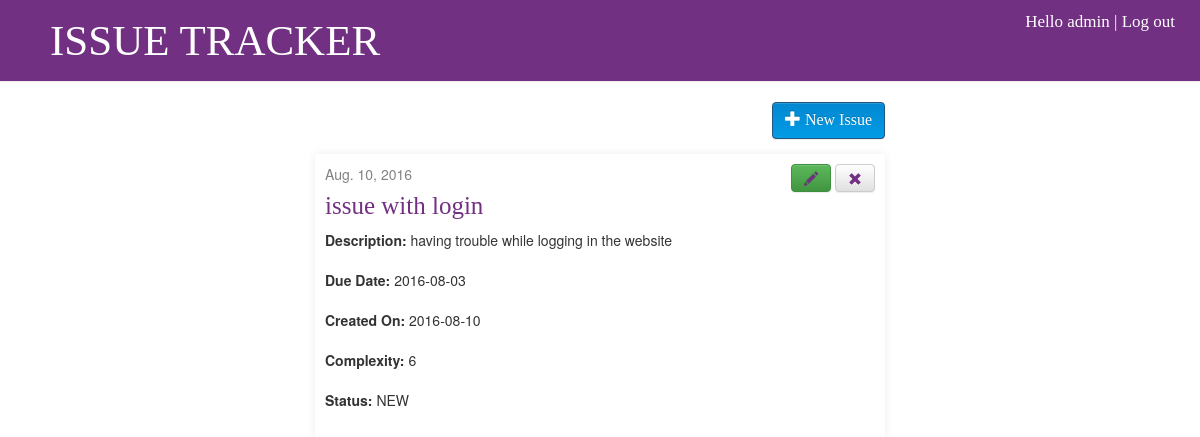
Page /post/1230/ (signed in) on the committed database.
### blog/models.py (models this page shows, shortened)
class Post(models.Model):
    COMPLEXITY=(('1','one'),('2','two'),('3','three'),('4','four'),('5','five'),('6','six'),('7','seven'),('8','eight'),('9','nine'),('10','ten'))
    STATUS=(('NEW','new'),('INPROGRESS','inprogress'),('RESOLVED','resolved'),('FEEDBACK','feedback'),('CLOSED','closed'))
    id = models.AutoField(primary_key=True)
    title = models.CharField(max_length=200)
    desc = models.TextField()
    dueDate = models.DateField(
            blank=True, null=True)
    createdOn = models.DateField(
            default=date.today())
    complexity=models.CharField(max_length=1,choices=COMPLEXITY)
    status=models.CharField(max_length=20,choices=STATUS)

### blog/views.py (the view)
# urls.py: url(r'^post/(?P<pk>\d+)/$', views.issue_detail, name='issue_detail'),
def issue_detail(request, pk):
    post = get_object_or_404(Post, pk=pk)
    return render(request, 'blog/issue_detail.html', {'post': post})

### blog/templates/blog/issue_detail.html
{% extends 'blog/base.html' %}
{% block content %}
    <div class="post">
      <div class="row">
        <div class="col-md-8">
          {% if post.createdOn %}
              <div class="date">
                  {{ post.createdOn }}
              </div>
          {% endif %}
        </div>
        <div class="col-md-4 right">
          {% if user.is_authenticated %}
            <a class="btn btn-success" href="{% url 'post_edit' pk=post.pk %}"><span class="glyphicon glyphicon-pencil"></span></a>
            <a class="btn btn-default" href="{% url 'issue_remove' pk=post.pk %}"><span class="glyphicon glyphicon-remove"></span></a>
          {% endif %}
        </div>
      </div>
        <h1>{{ post.title }}</h1>
        <p class="detail"><strong>Description: </strong>{{ post.desc|linebreaksbr }}</p>
        <p class="detail"><strong>Due Date: </strong>{{ post.dueDate|linebreaksbr }}</p>
        <p class="detail"><strong>Created On: </strong>{{ post.createdOn|linebreaksbr }}</p>
        <p class="detail"><strong>Complexity: </strong>{{ post.complexity|linebreaksbr }}</p>
        <p class="detail"><strong>Status: </strong>{{ post.status|linebreaksbr }}</p>
    </div>
{% endblock %}

### blog/templates/blog/base.html (shortened to what this page needs)
{% load staticfiles %}
<html>
    <head>
        <link rel="stylesheet" href="//maxcdn.bootstrapcdn.com/bootstrap/3.2.0/css/bootstrap.min.css">
        <link rel="stylesheet" href="//maxcdn.bootstrapcdn.com/bootstrap/3.2.0/css/bootstrap-theme.min.css">
        <link rel="stylesheet" href="{% static 'css/blog.css' %}">
    </head>
    <body>
      <div class="page-header row">
        <div class="col-md-8 col-sm-8">
          <a href="{% url 'blog.views.issue_list' %}">ISSUE TRACKER</a>
        </div>
        <div class="col-md-4 col-sm-4" id="login_info_container">
          {% if user.is_authenticated %}
            <p class="login-info">Hello {{ user.username }} |<a href="{% url 'logout' %}"> Log out</a></p>
          {% else %}
            <a href="{% url 'login' %}" class="top-menu"><span class="glyphicon glyphicon-lock"></span></a>
          {% endif %}
        </div>
      </div>
      <div id="main_container">
        <div class="right">
          {% if user.is_authenticated %}
            <button class="btn btn-primary new-issue" onclick="location.href='{% url 'post_new' %}';">
              <span class="glyphicon glyphicon-plus"></span>
              New Issue
            </button>
          {% endif %}
        </div>
        {% block content %}
        {% endblock %}
      </div>
    </body>
</html>

### blog/static/css/blog.css (style rules this page uses)
.page-header { background-color: #723082; margin-top: 0; font-size: 43px; color: #fff; padding-top: 10px; padding-bottom: 10px; text-align: left; padding-left: 50px; font-family: 'Bitter', serif; }
body { text-align: center; overflow-x: hidden; }
.page-header a { text-decoration: none; color: #fff; }
.date { color: #828282; }
.post { box-shadow: 0 0 10px #eee; padding: 10px; margin: 15px; border-radius: 2px; }
.post a { color: #723082; font-family: 'Bitter', serif; }
.post h1 { font-size: 25px; margin-top: 0; color: #723082; font-family: 'Bitter', serif; }
#main_container { width: 50%; margin-left: auto; margin-right: auto; text-align: left; }
.new-issue { color: #fff; font-size: 16; margin-right: 15px; font-family: 'Bitter', serif; background-image: linear-gradient(to bottom,#039BE5 0,#0288D1 100%); background-image: linear-gradient(to top,#039BE5 0,#0288D1 100%); background-repeat: repeat-y;; }
#login_info_container { text-align: right; padding-right: 40px; }
.login-info { font-size: 17px; }
.right { text-align: right; }
.detail { padding-bottom: 10px; }

### rows in the picture
Post: createdOn "Aug. 10, 2016", title "issue with login", desc "having trouble while logging in the website", dueDate "2016-08-03", createdOn "2016-08-10", complexity "6", status "NEW"

### other values in the picture
{{ user.username }} "admin"
